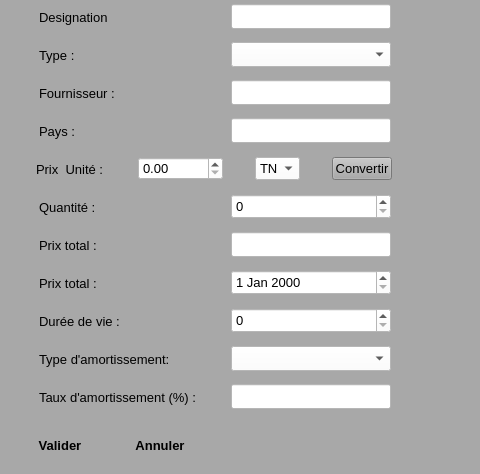
<?xml version="1.0" encoding="UTF-8"?>
<ui version="4.0">
 <class>modifierEtude</class>
 <widget class="QWidget" name="modifierEtude">
  <property name="geometry">
   <rect>
    <x>0</x>
    <y>0</y>
    <width>480</width>
    <height>474</height>
   </rect>
  </property>
  <property name="minimumSize">
   <size>
    <width>480</width>
    <height>450</height>
   </size>
  </property>
  <property name="maximumSize">
   <size>
    <width>480</width>
    <height>640</height>
   </size>
  </property>
  <property name="font">
   <font>
    <family>Segoe UI</family>
    <pointsize>10</pointsize>
   </font>
  </property>
  <property name="windowTitle">
   <string>Ajouter un nouveau investissement</string>
  </property>
  <property name="windowIcon">
   <iconset>
    <normaloff>D:/Med/Eclipse Travail/TestBD/Add-icon.png</normaloff>D:/Med/Eclipse Travail/TestBD/Add-icon.png</iconset>
  </property>
  <property name="toolTip">
   <string>&lt;html&gt;&lt;head/&gt;&lt;body&gt;&lt;p&gt;&lt;br/&gt;&lt;/p&gt;&lt;/body&gt;&lt;/html&gt;</string>
  </property>
  <property name="styleSheet">
   <string notr="true">background-color:rgb(168, 168, 168)</string>
  </property>
  <widget class="QWidget" name="verticalLayoutWidget">
   <property name="geometry">
    <rect>
     <x>10</x>
     <y>0</y>
     <width>411</width>
     <height>421</height>
    </rect>
   </property>
   <layout class="QVBoxLayout" name="verticalLayout">
    <item>
     <layout class="QHBoxLayout" name="horizontalLayout">
      <item>
       <widget class="QLabel" name="label">
        <property name="minimumSize">
         <size>
          <width>157</width>
          <height>30</height>
         </size>
        </property>
        <property name="maximumSize">
         <size>
          <width>157</width>
          <height>30</height>
         </size>
        </property>
        <property name="font">
         <font>
          <family>Segoe UI</family>
          <pointsize>10</pointsize>
         </font>
        </property>
        <property name="text">
         <string>Designation</string>
        </property>
       </widget>
      </item>
      <item>
       <widget class="QLineEdit" name="uiDesignation">
        <property name="enabled">
         <bool>true</bool>
        </property>
        <property name="minimumSize">
         <size>
          <width>160</width>
          <height>25</height>
         </size>
        </property>
        <property name="maximumSize">
         <size>
          <width>160</width>
          <height>25</height>
         </size>
        </property>
        <property name="font">
         <font>
          <family>Segoe UI</family>
          <pointsize>10</pointsize>
         </font>
        </property>
        <property name="styleSheet">
         <string notr="true">background-color:rgb(255, 255, 255)</string>
        </property>
       </widget>
      </item>
     </layout>
    </item>
    <item>
     <layout class="QHBoxLayout" name="horizontalLayout_8">
      <item>
       <widget class="QLabel" name="label_8">
        <property name="minimumSize">
         <size>
          <width>157</width>
          <height>30</height>
         </size>
        </property>
        <property name="maximumSize">
         <size>
          <width>157</width>
          <height>30</height>
         </size>
        </property>
        <property name="font">
         <font>
          <family>Segoe UI</family>
          <pointsize>10</pointsize>
         </font>
        </property>
        <property name="text">
         <string>Type :</string>
        </property>
       </widget>
      </item>
      <item>
       <widget class="QComboBox" name="uiType">
        <property name="minimumSize">
         <size>
          <width>160</width>
          <height>25</height>
         </size>
        </property>
        <property name="maximumSize">
         <size>
          <width>160</width>
          <height>25</height>
         </size>
        </property>
        <property name="styleSheet">
         <string notr="true">background-color:rgb(255, 255, 255)</string>
        </property>
       </widget>
      </item>
     </layout>
    </item>
    <item>
     <layout class="QHBoxLayout" name="horizontalLayout_9">
      <item>
       <widget class="QLabel" name="label_10">
        <property name="minimumSize">
         <size>
          <width>157</width>
          <height>30</height>
         </size>
        </property>
        <property name="maximumSize">
         <size>
          <width>157</width>
          <height>30</height>
         </size>
        </property>
        <property name="font">
         <font>
          <family>Segoe UI</family>
          <pointsize>10</pointsize>
         </font>
        </property>
        <property name="text">
         <string>Fournisseur :</string>
        </property>
       </widget>
      </item>
      <item>
       <widget class="QLineEdit" name="uiFournisseur">
        <property name="enabled">
         <bool>true</bool>
        </property>
        <property name="minimumSize">
         <size>
          <width>160</width>
          <height>25</height>
         </size>
        </property>
        <property name="maximumSize">
         <size>
          <width>160</width>
          <height>25</height>
         </size>
        </property>
        <property name="font">
         <font>
          <family>Segoe UI</family>
          <pointsize>10</pointsize>
         </font>
        </property>
        <property name="styleSheet">
         <string notr="true">background-color:rgb(255, 255, 255)</string>
        </property>
       </widget>
      </item>
     </layout>
    </item>
    <item>
     <layout class="QHBoxLayout" name="horizontalLayout_3">
      <item>
       <widget class="QLabel" name="label_3">
        <property name="minimumSize">
         <size>
          <width>157</width>
          <height>30</height>
         </size>
        </property>
        <property name="maximumSize">
         <size>
          <width>157</width>
          <height>30</height>
         </size>
        </property>
        <property name="font">
         <font>
          <family>Segoe UI</family>
          <pointsize>10</pointsize>
         </font>
        </property>
        <property name="text">
         <string>Pays :</string>
        </property>
       </widget>
      </item>
      <item>
       <widget class="QLineEdit" name="uiPays">
        <property name="enabled">
         <bool>true</bool>
        </property>
        <property name="minimumSize">
         <size>
          <width>160</width>
          <height>25</height>
         </size>
        </property>
        <property name="maximumSize">
         <size>
          <width>160</width>
          <height>25</height>
         </size>
        </property>
        <property name="font">
         <font>
          <family>Segoe UI</family>
          <pointsize>10</pointsize>
         </font>
        </property>
        <property name="styleSheet">
         <string notr="true">background-color:rgb(255, 255, 255)</string>
        </property>
       </widget>
      </item>
     </layout>
    </item>
    <item>
     <layout class="QHBoxLayout" name="horizontalLayout_2">
      <item>
       <widget class="QLabel" name="label_2">
        <property name="minimumSize">
         <size>
          <width>70</width>
          <height>30</height>
         </size>
        </property>
        <property name="maximumSize">
         <size>
          <width>70</width>
          <height>30</height>
         </size>
        </property>
        <property name="font">
         <font>
          <family>Segoe UI</family>
          <pointsize>10</pointsize>
         </font>
        </property>
        <property name="text">
         <string>Prix  Unité :</string>
        </property>
       </widget>
      </item>
      <item>
       <widget class="QDoubleSpinBox" name="uiPrix">
        <property name="maximumSize">
         <size>
          <width>85</width>
          <height>16777215</height>
         </size>
        </property>
        <property name="styleSheet">
         <string notr="true">background-color:rgb(255, 255, 255)</string>
        </property>
        <property name="maximum">
         <double>10000000.000000000000000</double>
        </property>
       </widget>
      </item>
      <item>
       <widget class="QComboBox" name="uiDevise">
        <property name="maximumSize">
         <size>
          <width>45</width>
          <height>16777215</height>
         </size>
        </property>
        <property name="styleSheet">
         <string notr="true">background-color:rgb(255, 255, 255)</string>
        </property>
        <item>
         <property name="text">
          <string>TND</string>
         </property>
        </item>
        <item>
         <property name="text">
          <string>EUR</string>
         </property>
        </item>
        <item>
         <property name="text">
          <string>USD</string>
         </property>
        </item>
        <item>
         <property name="text">
          <string>SEK</string>
         </property>
        </item>
        <item>
         <property name="text">
          <string>LYD</string>
         </property>
        </item>
        <item>
         <property name="text">
          <string>DZD</string>
         </property>
        </item>
        <item>
         <property name="text">
          <string>TRL</string>
         </property>
        </item>
        <item>
         <property name="text">
          <string>SAR</string>
         </property>
        </item>
        <item>
         <property name="text">
          <string>CAD</string>
         </property>
        </item>
       </widget>
      </item>
      <item>
       <widget class="QPushButton" name="pushButton">
        <property name="maximumSize">
         <size>
          <width>60</width>
          <height>16777215</height>
         </size>
        </property>
        <property name="text">
         <string>Convertir</string>
        </property>
       </widget>
      </item>
     </layout>
    </item>
    <item>
     <layout class="QHBoxLayout" name="horizontalLayout_5">
      <item>
       <widget class="QLabel" name="label_5">
        <property name="minimumSize">
         <size>
          <width>157</width>
          <height>30</height>
         </size>
        </property>
        <property name="maximumSize">
         <size>
          <width>157</width>
          <height>30</height>
         </size>
        </property>
        <property name="font">
         <font>
          <family>Segoe UI</family>
          <pointsize>10</pointsize>
         </font>
        </property>
        <property name="text">
         <string>Quantité :</string>
        </property>
       </widget>
      </item>
      <item>
       <widget class="QSpinBox" name="uiQuantite">
        <property name="minimumSize">
         <size>
          <width>0</width>
          <height>25</height>
         </size>
        </property>
        <property name="maximumSize">
         <size>
          <width>160</width>
          <height>16777215</height>
         </size>
        </property>
        <property name="styleSheet">
         <string notr="true">background-color:rgb(255, 255, 255)</string>
        </property>
        <property name="maximum">
         <number>1000</number>
        </property>
       </widget>
      </item>
     </layout>
    </item>
    <item>
     <layout class="QHBoxLayout" name="horizontalLayout_11">
      <item>
       <widget class="QLabel" name="label_11">
        <property name="minimumSize">
         <size>
          <width>157</width>
          <height>30</height>
         </size>
        </property>
        <property name="maximumSize">
         <size>
          <width>157</width>
          <height>30</height>
         </size>
        </property>
        <property name="font">
         <font>
          <family>Segoe UI</family>
          <pointsize>10</pointsize>
         </font>
        </property>
        <property name="text">
         <string>Prix total :</string>
        </property>
       </widget>
      </item>
      <item>
       <widget class="QLineEdit" name="uiPrixTotal">
        <property name="enabled">
         <bool>false</bool>
        </property>
        <property name="minimumSize">
         <size>
          <width>160</width>
          <height>25</height>
         </size>
        </property>
        <property name="maximumSize">
         <size>
          <width>160</width>
          <height>25</height>
         </size>
        </property>
        <property name="font">
         <font>
          <family>Segoe UI</family>
          <pointsize>10</pointsize>
         </font>
        </property>
        <property name="styleSheet">
         <string notr="true">background-color:rgb(255, 255, 255)</string>
        </property>
       </widget>
      </item>
     </layout>
    </item>
    <item>
     <layout class="QHBoxLayout" name="horizontalLayout_13">
      <item>
       <widget class="QLabel" name="label_13">
        <property name="minimumSize">
         <size>
          <width>157</width>
          <height>30</height>
         </size>
        </property>
        <property name="maximumSize">
         <size>
          <width>157</width>
          <height>30</height>
         </size>
        </property>
        <property name="font">
         <font>
          <family>Segoe UI</family>
          <pointsize>10</pointsize>
         </font>
        </property>
        <property name="text">
         <string>Prix total :</string>
        </property>
       </widget>
      </item>
      <item>
       <widget class="QDateEdit" name="dateEdit">
        <property name="minimumSize">
         <size>
          <width>160</width>
          <height>25</height>
         </size>
        </property>
        <property name="maximumSize">
         <size>
          <width>160</width>
          <height>25</height>
         </size>
        </property>
        <property name="styleSheet">
         <string notr="true">background-color:rgb(255, 255, 255)</string>
        </property>
       </widget>
      </item>
     </layout>
    </item>
    <item>
     <layout class="QHBoxLayout" name="horizontalLayout_4">
      <item>
       <widget class="QLabel" name="label_4">
        <property name="minimumSize">
         <size>
          <width>157</width>
          <height>30</height>
         </size>
        </property>
        <property name="maximumSize">
         <size>
          <width>157</width>
          <height>30</height>
         </size>
        </property>
        <property name="font">
         <font>
          <family>Segoe UI</family>
          <pointsize>10</pointsize>
         </font>
        </property>
        <property name="text">
         <string>Durée de vie :</string>
        </property>
       </widget>
      </item>
      <item>
       <widget class="QSpinBox" name="uiDureVie">
        <property name="minimumSize">
         <size>
          <width>0</width>
          <height>25</height>
         </size>
        </property>
        <property name="maximumSize">
         <size>
          <width>160</width>
          <height>16777215</height>
         </size>
        </property>
        <property name="styleSheet">
         <string notr="true">background-color:rgb(255, 255, 255)</string>
        </property>
        <property name="maximum">
         <number>100</number>
        </property>
       </widget>
      </item>
     </layout>
    </item>
    <item>
     <layout class="QHBoxLayout" name="horizontalLayout_10">
      <item>
       <widget class="QLabel" name="label_9">
        <property name="minimumSize">
         <size>
          <width>157</width>
          <height>30</height>
         </size>
        </property>
        <property name="maximumSize">
         <size>
          <width>157</width>
          <height>30</height>
         </size>
        </property>
        <property name="font">
         <font>
          <family>Segoe UI</family>
          <pointsize>10</pointsize>
         </font>
        </property>
        <property name="text">
         <string>Type d'amortissement:</string>
        </property>
       </widget>
      </item>
      <item>
       <widget class="QComboBox" name="uiTypeAmortissement">
        <property name="minimumSize">
         <size>
          <width>160</width>
          <height>25</height>
         </size>
        </property>
        <property name="maximumSize">
         <size>
          <width>160</width>
          <height>25</height>
         </size>
        </property>
        <property name="styleSheet">
         <string notr="true">background-color:rgb(255, 255, 255)</string>
        </property>
       </widget>
      </item>
     </layout>
    </item>
    <item>
     <layout class="QHBoxLayout" name="horizontalLayout_12">
      <item>
       <widget class="QLabel" name="label_12">
        <property name="minimumSize">
         <size>
          <width>157</width>
          <height>30</height>
         </size>
        </property>
        <property name="maximumSize">
         <size>
          <width>157</width>
          <height>30</height>
         </size>
        </property>
        <property name="font">
         <font>
          <family>Segoe UI</family>
          <pointsize>10</pointsize>
         </font>
        </property>
        <property name="text">
         <string>Taux d'amortissement (%) :</string>
        </property>
       </widget>
      </item>
      <item>
       <widget class="QLineEdit" name="uiTaux">
        <property name="enabled">
         <bool>true</bool>
        </property>
        <property name="minimumSize">
         <size>
          <width>160</width>
          <height>25</height>
         </size>
        </property>
        <property name="maximumSize">
         <size>
          <width>160</width>
          <height>25</height>
         </size>
        </property>
        <property name="font">
         <font>
          <family>Segoe UI</family>
          <pointsize>10</pointsize>
         </font>
        </property>
        <property name="styleSheet">
         <string notr="true">background-color:rgb(255, 255, 255)</string>
        </property>
       </widget>
      </item>
     </layout>
    </item>
   </layout>
  </widget>
  <widget class="QPushButton" name="uiValider">
   <property name="geometry">
    <rect>
     <x>10</x>
     <y>430</y>
     <width>100</width>
     <height>30</height>
    </rect>
   </property>
   <property name="minimumSize">
    <size>
     <width>100</width>
     <height>30</height>
    </size>
   </property>
   <property name="maximumSize">
    <size>
     <width>100</width>
     <height>30</height>
    </size>
   </property>
   <property name="font">
    <font>
     <family>Segoe UI</family>
     <pointsize>10</pointsize>
     <weight>75</weight>
     <bold>true</bold>
    </font>
   </property>
   <property name="styleSheet">
    <string notr="true">border:rgb(255, 255, 255);</string>
   </property>
   <property name="text">
    <string>Valider</string>
   </property>
   <property name="icon">
    <iconset>
     <normaloff>ProjectRessources/ok-icon.png</normaloff>ProjectRessources/ok-icon.png</iconset>
   </property>
   <property name="flat">
    <bool>true</bool>
   </property>
  </widget>
  <widget class="QPushButton" name="uiAnnuler">
   <property name="geometry">
    <rect>
     <x>110</x>
     <y>430</y>
     <width>100</width>
     <height>30</height>
    </rect>
   </property>
   <property name="minimumSize">
    <size>
     <width>100</width>
     <height>30</height>
    </size>
   </property>
   <property name="maximumSize">
    <size>
     <width>100</width>
     <height>30</height>
    </size>
   </property>
   <property name="font">
    <font>
     <family>Segoe UI</family>
     <pointsize>10</pointsize>
     <weight>75</weight>
     <bold>true</bold>
    </font>
   </property>
   <property name="styleSheet">
    <string notr="true">border:rgb(255, 255, 255);
</string>
   </property>
   <property name="text">
    <string>Annuler</string>
   </property>
   <property name="icon">
    <iconset>
     <normaloff>ProjectRessources/cancel-icon2.png</normaloff>ProjectRessources/cancel-icon2.png</iconset>
   </property>
   <property name="flat">
    <bool>true</bool>
   </property>
  </widget>
  <widget class="QLabel" name="uiErreur">
   <property name="enabled">
    <bool>true</bool>
   </property>
   <property name="geometry">
    <rect>
     <x>260</x>
     <y>440</y>
     <width>211</width>
     <height>20</height>
    </rect>
   </property>
   <property name="font">
    <font>
     <family>Segoe UI</family>
     <pointsize>10</pointsize>
    </font>
   </property>
   <property name="mouseTracking">
    <bool>true</bool>
   </property>
   <property name="styleSheet">
    <string notr="true">color:rgb(255, 0, 0);</string>
   </property>
   <property name="locale">
    <locale language="French" country="France"/>
   </property>
   <property name="text">
    <string/>
   </property>
   <property name="alignment">
    <set>Qt::AlignCenter</set>
   </property>
  </widget>
 </widget>
 <resources/>
 <connections/>
</ui>
